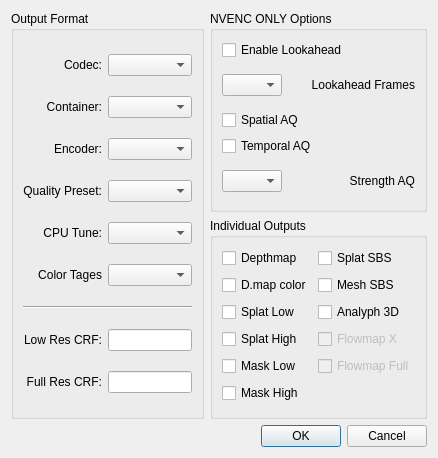
<?xml version="1.0" encoding="UTF-8"?>
<ui version="4.0">
 <class>Dialog</class>
 <widget class="QDialog" name="Dialog">
  <property name="geometry">
   <rect>
    <x>0</x>
    <y>0</y>
    <width>438</width>
    <height>458</height>
   </rect>
  </property>
  <property name="windowTitle">
   <string>Dialog</string>
  </property>
  <layout class="QGridLayout" name="gridLayout_3">
   <item row="2" column="1">
    <widget class="QDialogButtonBox" name="buttonBox">
     <property name="orientation">
      <enum>Qt::Orientation::Horizontal</enum>
     </property>
     <property name="standardButtons">
      <set>QDialogButtonBox::StandardButton::Cancel|QDialogButtonBox::StandardButton::Ok</set>
     </property>
    </widget>
   </item>
   <item row="0" column="0" rowspan="2">
    <widget class="QGroupBox" name="groupBox_output_format">
     <property name="title">
      <string>Output Format</string>
     </property>
     <layout class="QGridLayout" name="gridLayout">
      <item row="1" column="1">
       <widget class="QComboBox" name="comboBox_container"/>
      </item>
      <item row="8" column="1">
       <widget class="QLineEdit" name="lineEdit_full_res"/>
      </item>
      <item row="0" column="1">
       <widget class="QComboBox" name="comboBox_codec"/>
      </item>
      <item row="4" column="1">
       <widget class="QComboBox" name="comboBox_cpu_tune"/>
      </item>
      <item row="1" column="0">
       <widget class="QLabel" name="label_container">
        <property name="text">
         <string>Container:</string>
        </property>
        <property name="alignment">
         <set>Qt::AlignmentFlag::AlignRight|Qt::AlignmentFlag::AlignTrailing|Qt::AlignmentFlag::AlignVCenter</set>
        </property>
       </widget>
      </item>
      <item row="8" column="0">
       <widget class="QLabel" name="label_crf_high">
        <property name="text">
         <string>Full Res CRF:</string>
        </property>
        <property name="alignment">
         <set>Qt::AlignmentFlag::AlignRight|Qt::AlignmentFlag::AlignTrailing|Qt::AlignmentFlag::AlignVCenter</set>
        </property>
       </widget>
      </item>
      <item row="4" column="0">
       <widget class="QLabel" name="label_cpu_tune">
        <property name="text">
         <string>CPU Tune:</string>
        </property>
        <property name="alignment">
         <set>Qt::AlignmentFlag::AlignRight|Qt::AlignmentFlag::AlignTrailing|Qt::AlignmentFlag::AlignVCenter</set>
        </property>
       </widget>
      </item>
      <item row="2" column="1">
       <widget class="QComboBox" name="comboBox_encoder"/>
      </item>
      <item row="7" column="1">
       <widget class="QLineEdit" name="lineEdit_low_res"/>
      </item>
      <item row="7" column="0">
       <widget class="QLabel" name="label_crf_low">
        <property name="text">
         <string>Low Res CRF:</string>
        </property>
        <property name="alignment">
         <set>Qt::AlignmentFlag::AlignRight|Qt::AlignmentFlag::AlignTrailing|Qt::AlignmentFlag::AlignVCenter</set>
        </property>
       </widget>
      </item>
      <item row="3" column="1">
       <widget class="QComboBox" name="comboBox_quality"/>
      </item>
      <item row="5" column="0">
       <widget class="QLabel" name="label_color_tag">
        <property name="text">
         <string>Color Tages</string>
        </property>
        <property name="alignment">
         <set>Qt::AlignmentFlag::AlignRight|Qt::AlignmentFlag::AlignTrailing|Qt::AlignmentFlag::AlignVCenter</set>
        </property>
       </widget>
      </item>
      <item row="2" column="0">
       <widget class="QLabel" name="label_encoder">
        <property name="text">
         <string>Encoder:</string>
        </property>
        <property name="alignment">
         <set>Qt::AlignmentFlag::AlignRight|Qt::AlignmentFlag::AlignTrailing|Qt::AlignmentFlag::AlignVCenter</set>
        </property>
       </widget>
      </item>
      <item row="5" column="1">
       <widget class="QComboBox" name="comboBox_color_tag"/>
      </item>
      <item row="3" column="0">
       <widget class="QLabel" name="label_quality">
        <property name="text">
         <string>Quality Preset:</string>
        </property>
        <property name="alignment">
         <set>Qt::AlignmentFlag::AlignRight|Qt::AlignmentFlag::AlignTrailing|Qt::AlignmentFlag::AlignVCenter</set>
        </property>
       </widget>
      </item>
      <item row="0" column="0">
       <widget class="QLabel" name="label_codec">
        <property name="text">
         <string>Codec:</string>
        </property>
        <property name="alignment">
         <set>Qt::AlignmentFlag::AlignRight|Qt::AlignmentFlag::AlignTrailing|Qt::AlignmentFlag::AlignVCenter</set>
        </property>
       </widget>
      </item>
      <item row="6" column="0" colspan="2">
       <widget class="Line" name="line">
        <property name="orientation">
         <enum>Qt::Orientation::Horizontal</enum>
        </property>
       </widget>
      </item>
     </layout>
    </widget>
   </item>
   <item row="0" column="1">
    <widget class="QGroupBox" name="groupBox_nvenco_options">
     <property name="title">
      <string>NVENC ONLY Options</string>
     </property>
     <layout class="QVBoxLayout" name="verticalLayout">
      <item>
       <widget class="QCheckBox" name="checkBox_lookahead">
        <property name="layoutDirection">
         <enum>Qt::LayoutDirection::LeftToRight</enum>
        </property>
        <property name="styleSheet">
         <string>0</string>
        </property>
        <property name="text">
         <string>Enable Lookahead</string>
        </property>
       </widget>
      </item>
      <item>
       <layout class="QHBoxLayout" name="horizontalLayout_2">
        <item>
         <widget class="QComboBox" name="comboBox_look_ahead_frames">
          <property name="minimumSize">
           <size>
            <width>60</width>
            <height>0</height>
           </size>
          </property>
          <property name="maximumSize">
           <size>
            <width>60</width>
            <height>16777215</height>
           </size>
          </property>
         </widget>
        </item>
        <item>
         <widget class="QLabel" name="label_lookahead_frames">
          <property name="text">
           <string>Lookahead Frames</string>
          </property>
          <property name="alignment">
           <set>Qt::AlignmentFlag::AlignRight|Qt::AlignmentFlag::AlignTrailing|Qt::AlignmentFlag::AlignVCenter</set>
          </property>
         </widget>
        </item>
       </layout>
      </item>
      <item>
       <widget class="QCheckBox" name="checkBox_spatial_aq">
        <property name="layoutDirection">
         <enum>Qt::LayoutDirection::LeftToRight</enum>
        </property>
        <property name="styleSheet">
         <string>0</string>
        </property>
        <property name="text">
         <string>Spatial AQ</string>
        </property>
       </widget>
      </item>
      <item>
       <widget class="QCheckBox" name="checkBox_temporal_aq">
        <property name="layoutDirection">
         <enum>Qt::LayoutDirection::LeftToRight</enum>
        </property>
        <property name="styleSheet">
         <string>0</string>
        </property>
        <property name="text">
         <string>Temporal AQ</string>
        </property>
       </widget>
      </item>
      <item>
       <layout class="QHBoxLayout" name="horizontalLayout">
        <item>
         <widget class="QComboBox" name="comboBox_strength_aq">
          <property name="minimumSize">
           <size>
            <width>60</width>
            <height>0</height>
           </size>
          </property>
          <property name="maximumSize">
           <size>
            <width>60</width>
            <height>16777215</height>
           </size>
          </property>
         </widget>
        </item>
        <item>
         <widget class="QLabel" name="label_strength_aq">
          <property name="text">
           <string>Strength AQ</string>
          </property>
          <property name="alignment">
           <set>Qt::AlignmentFlag::AlignRight|Qt::AlignmentFlag::AlignTrailing|Qt::AlignmentFlag::AlignVCenter</set>
          </property>
         </widget>
        </item>
       </layout>
      </item>
     </layout>
    </widget>
   </item>
   <item row="1" column="1">
    <widget class="QGroupBox" name="groupBox_individual_outputs">
     <property name="title">
      <string>Individual Outputs</string>
     </property>
     <layout class="QGridLayout" name="gridLayout_2">
      <item row="6" column="0">
       <widget class="QCheckBox" name="checkBox">
        <property name="text">
         <string>Mask Low</string>
        </property>
       </widget>
      </item>
      <item row="6" column="1">
       <widget class="QCheckBox" name="checkBox_flowmap_full">
        <property name="enabled">
         <bool>false</bool>
        </property>
        <property name="text">
         <string>Flowmap Full</string>
        </property>
       </widget>
      </item>
      <item row="7" column="0">
       <widget class="QCheckBox" name="checkBox_mask">
        <property name="text">
         <string>Mask High</string>
        </property>
       </widget>
      </item>
      <item row="0" column="1">
       <widget class="QCheckBox" name="checkBox_splat_sbs">
        <property name="text">
         <string>Splat SBS</string>
        </property>
       </widget>
      </item>
      <item row="2" column="1">
       <widget class="QCheckBox" name="checkBox_mesh_sbs">
        <property name="text">
         <string>Mesh SBS</string>
        </property>
       </widget>
      </item>
      <item row="3" column="1">
       <widget class="QCheckBox" name="checkBox_anaglyph">
        <property name="text">
         <string>Analyph 3D</string>
        </property>
       </widget>
      </item>
      <item row="5" column="0">
       <widget class="QCheckBox" name="checkBox_splat_hi">
        <property name="text">
         <string>Splat High</string>
        </property>
       </widget>
      </item>
      <item row="2" column="0">
       <widget class="QCheckBox" name="checkBox_depthmap_color">
        <property name="text">
         <string>D.map color</string>
        </property>
       </widget>
      </item>
      <item row="3" column="0">
       <widget class="QCheckBox" name="checkBox_splat_low">
        <property name="text">
         <string>Splat Low</string>
        </property>
       </widget>
      </item>
      <item row="0" column="0">
       <widget class="QCheckBox" name="checkBox_depthmap">
        <property name="text">
         <string>Depthmap</string>
        </property>
       </widget>
      </item>
      <item row="5" column="1">
       <widget class="QCheckBox" name="checkBox_flowmap_x">
        <property name="enabled">
         <bool>false</bool>
        </property>
        <property name="text">
         <string>Flowmap X</string>
        </property>
       </widget>
      </item>
     </layout>
    </widget>
   </item>
  </layout>
 </widget>
 <tabstops>
  <tabstop>comboBox_codec</tabstop>
  <tabstop>comboBox_container</tabstop>
  <tabstop>comboBox_encoder</tabstop>
  <tabstop>comboBox_quality</tabstop>
  <tabstop>comboBox_cpu_tune</tabstop>
  <tabstop>comboBox_color_tag</tabstop>
  <tabstop>lineEdit_low_res</tabstop>
  <tabstop>lineEdit_full_res</tabstop>
  <tabstop>checkBox_lookahead</tabstop>
  <tabstop>comboBox_look_ahead_frames</tabstop>
  <tabstop>checkBox_spatial_aq</tabstop>
  <tabstop>checkBox_temporal_aq</tabstop>
  <tabstop>comboBox_strength_aq</tabstop>
  <tabstop>checkBox_depthmap</tabstop>
 </tabstops>
 <resources/>
 <connections>
  <connection>
   <sender>buttonBox</sender>
   <signal>accepted()</signal>
   <receiver>Dialog</receiver>
   <slot>accept()</slot>
   <hints>
    <hint type="sourcelabel">
     <x>248</x>
     <y>254</y>
    </hint>
    <hint type="destinationlabel">
     <x>157</x>
     <y>274</y>
    </hint>
   </hints>
  </connection>
  <connection>
   <sender>buttonBox</sender>
   <signal>rejected()</signal>
   <receiver>Dialog</receiver>
   <slot>reject()</slot>
   <hints>
    <hint type="sourcelabel">
     <x>316</x>
     <y>260</y>
    </hint>
    <hint type="destinationlabel">
     <x>286</x>
     <y>274</y>
    </hint>
   </hints>
  </connection>
 </connections>
</ui>
